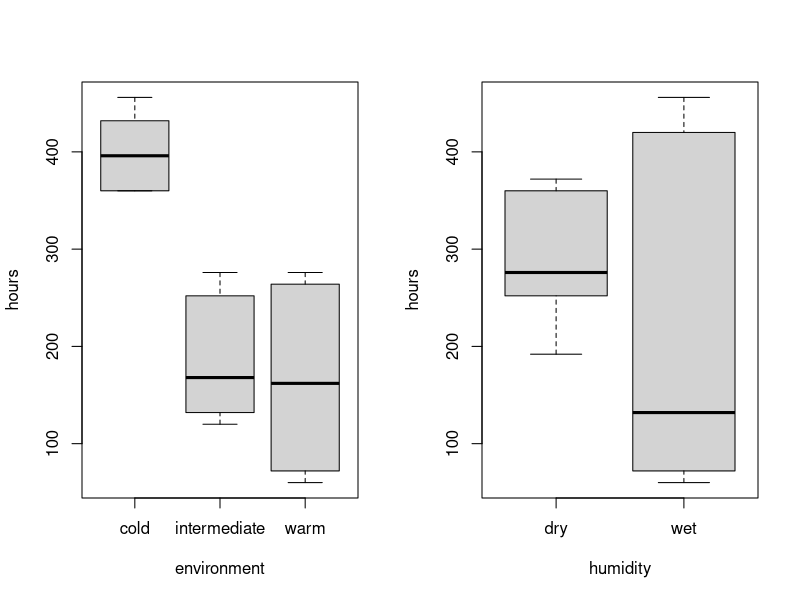
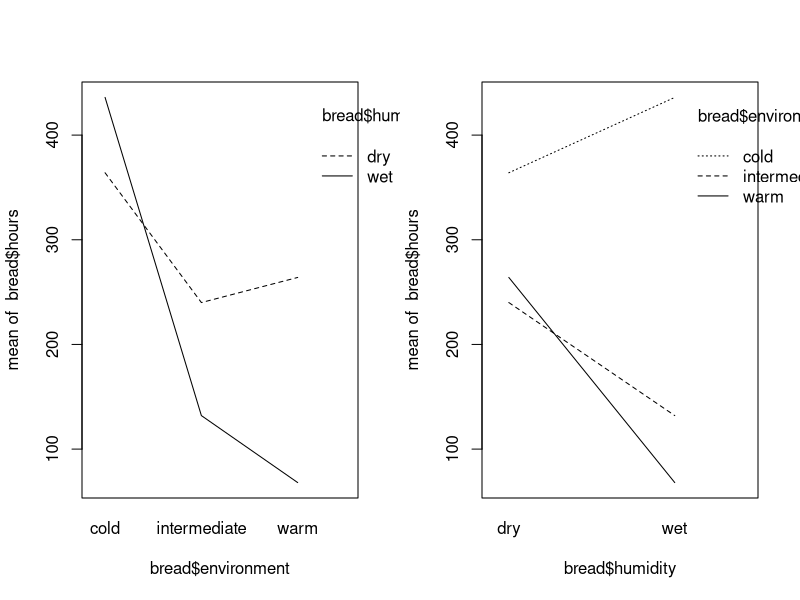
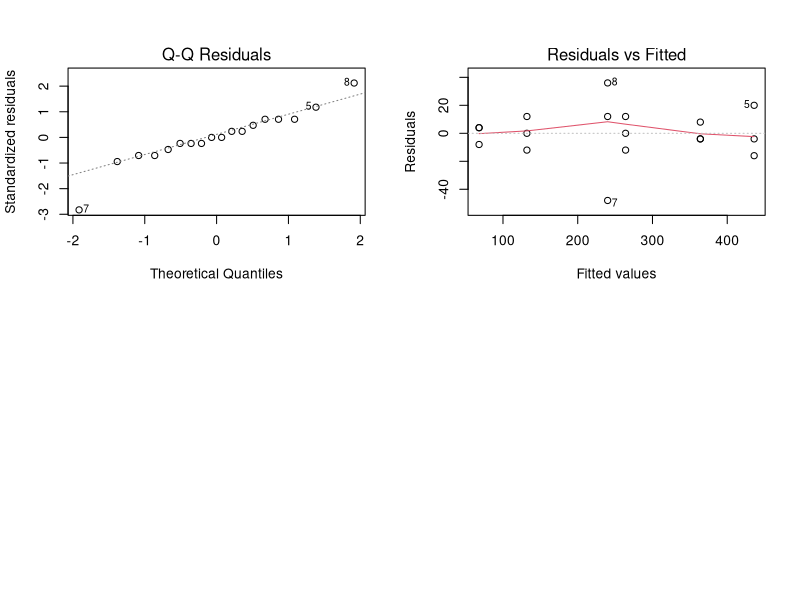
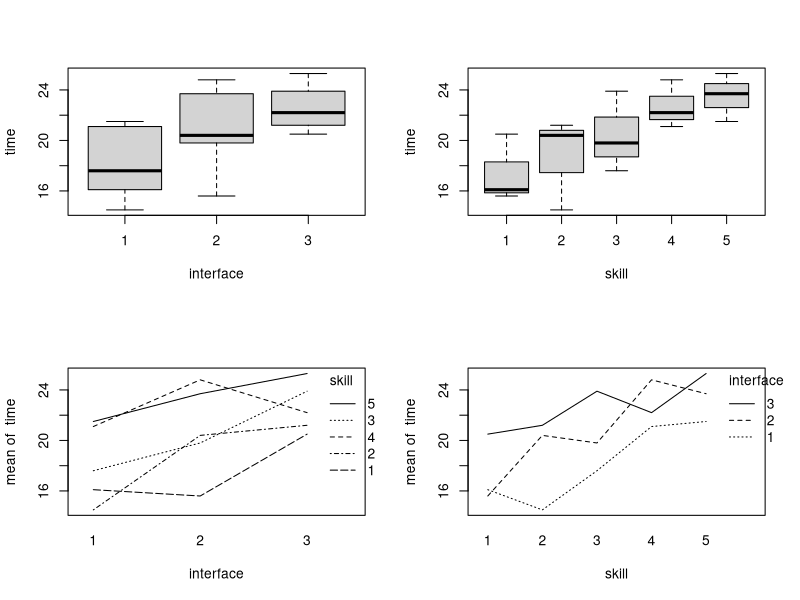
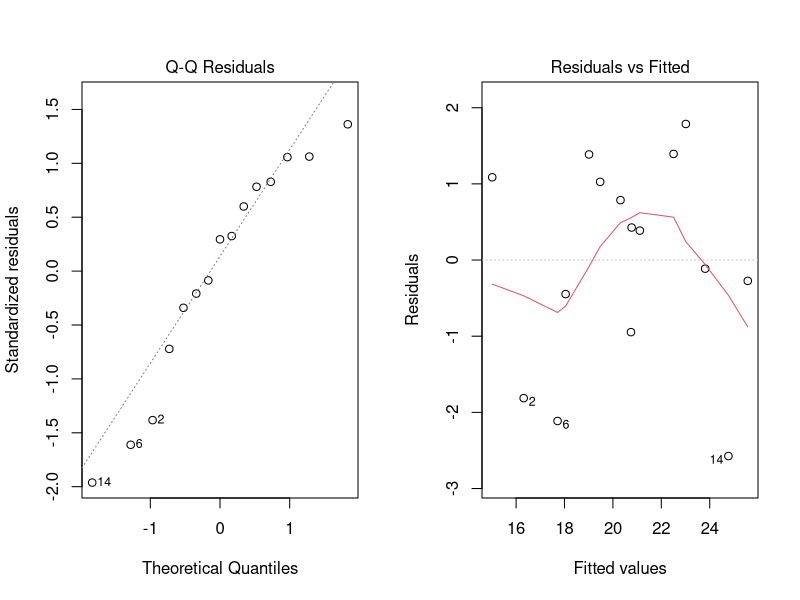
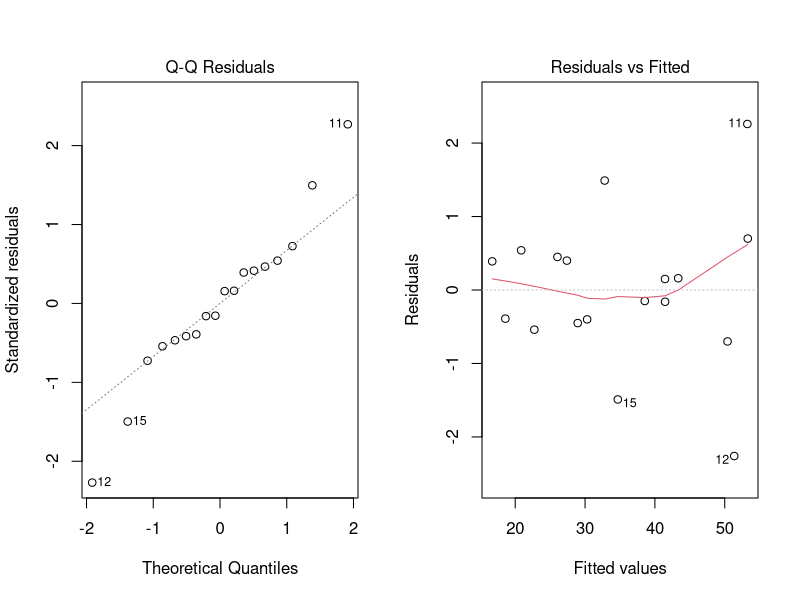
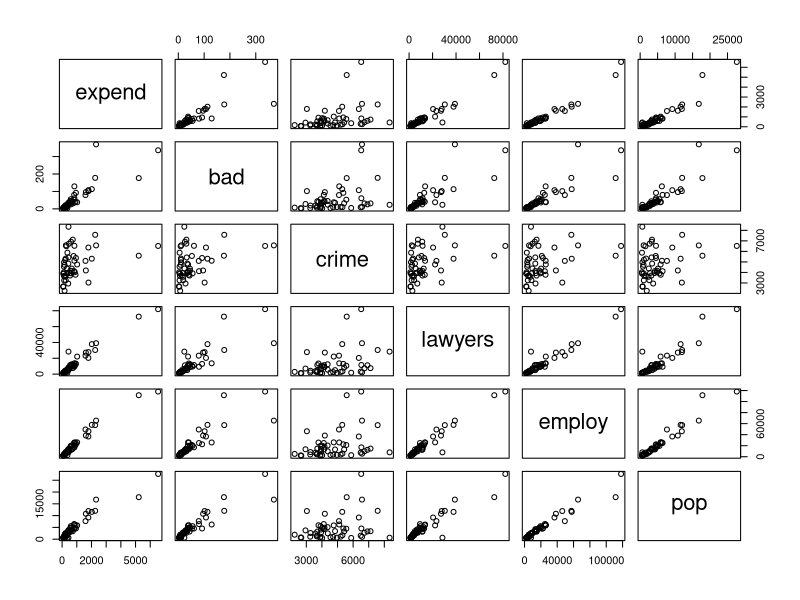
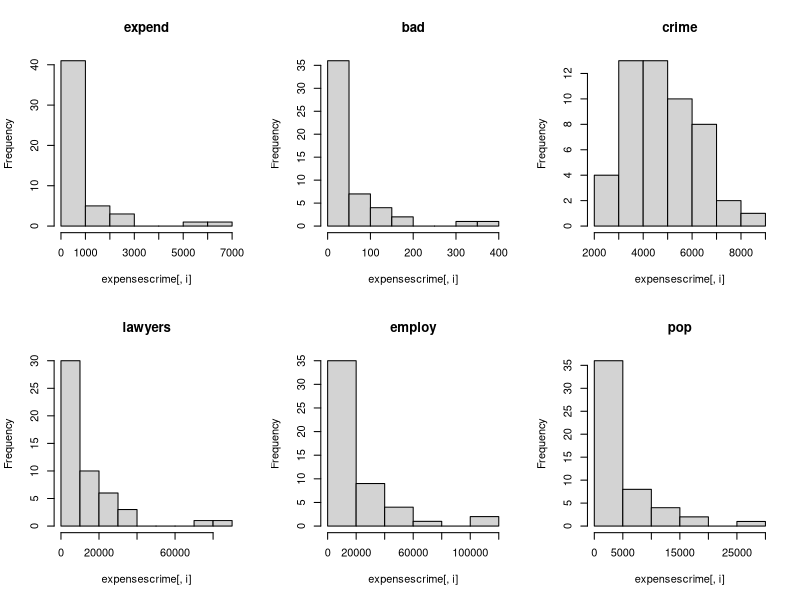

Reproduce these figures in R, in order.
## ---- chunk 1
set.seed(1234)
library("car")
library("lme4")
## ---- chunk 2
I=3; J=2; N=3
rbind(rep(1:I,each=N*J),rep(1:J,N*I),sample(1:(N*I*J)))
## ---- chunk 3
bread = read.table('bread.txt')
par(mfrow=c(1,2))
boxplot(hours~environment, data=bread); boxplot(hours~humidity, data=bread);
interaction.plot(bread$environment,bread$humidity,bread$hours); interaction.plot(bread$humidity,bread$environment,bread$hours)
## ---- chunk 4
bread = read.table('bread.txt')
bread$environment=factor(bread$environment); bread$humidity=factor(bread$humidity) 
breadlm=lm(hours~environment*humidity, data=bread); 
anova(breadlm)
## ---- chunk 5
par(mfrow=c(2,2))
plot(breadlm, 2); plot(breadlm, 1)
shapiro.test(residuals(object = breadlm))
## ---- chunk 6
I=3; B=5; N=1
for (i in 1:B) print(sample(1:15)[(I*(i-1) + 1):(I*(i-1) + 3)])
## ---- chunk 7
search = read.table('search.txt')
search$skill=as.factor(search$skill); search$interface=as.factor(search$interface);
attach(search); par(mfrow=c(2,2))
boxplot(time~interface); boxplot(time~skill);
interaction.plot(interface,skill,time); interaction.plot(skill,interface,time);
## ---- chunk 8
searchaov=lm(time~interface+skill, data=search)
anova(searchaov)
## ---- chunk 9
summary(searchaov)
15.013+2.700+3.033
## ---- chunk 10
par(mfrow=c(1,2)); plot(searchaov, 2); plot(searchaov, 1)
shapiro.test(residuals(object = searchaov))
## ---- chunk 11
attach(search); friedman.test(time, interface, skill)[[3]]
## ---- chunk 12
searchoneaov = lm(time ~ interface, data = search)
anova(searchoneaov)
## ---- chunk 13
cow=read.table("cow.txt",header=TRUE,sep=" ");
cow$id=factor(cow$id); cow$per=factor(cow$per)
cowlm=lm(milk~treatment+per+id,data=cow); anova(cowlm)
par(mfrow=c(1,2)); plot(cowlm, 2); plot(cowlm, 1)
## ---- chunk 14
summary(cowlm)
## ---- chunk 15
library(lme4); attach(cow)
cowlmer=lmer(milk~treatment+order+per+(1|id),REML=FALSE) 
summary(cowlmer)
## ---- chunk 16
cowlmer1=lmer(milk~order+per+(1|id),REML=FALSE) 
anova(cowlmer1,cowlmer)
## ---- chunk 17
attach(cow)
t.test(milk[treatment=="A"],milk[treatment=="B"],paired=TRUE)
## ---- chunk 18
nausea = read.table('nauseatable.txt')
df = data.frame(matrix(0,304,2))
names(df) <- c("naus", "medicin")
df[1:180, 1] = 1; df[181: 304, 1] = 2
df[1:100, 2] = 1; df[101:132, 2] = 2; df[133:180, 2] = 3
df[181:232, 2] = 1; df[233:267, 2] = 2; df[268:304, 2] = 3
xtabs(~medicin+naus, data=df)
## ---- chunk 19
B=1000
tstar=numeric(B)
for (i in 1:B) {
  treatstar=df
  treatstar[,2] = sample(df[,2])
  tstar[i] = chisq.test(xtabs(~medicin+naus, data = treatstar))[[1]]
}
myt = chisq.test(xtabs(~medicin+naus, data = df))[[1]]
pr=sum(tstar>myt)/B
pr
## ---- chunk 20
chisq.test(xtabs(~medicin+naus, data = df))[[3]]
## ---- chunk 21
expensescrime=read.table("expensescrime.txt",header=TRUE,sep=" ");
plot(expensescrime[,c(2,3,4,5,6,7)]);par(mfrow=c(2,3));
for (i in c(2,3,4,5,6,7)) hist(expensescrime[,i],main=names(expensescrime)[i])
## ---- chunk 22
expenselm=lm(expend~bad+crime+lawyers+employ+pop, data=expensescrime);
plot(1:51,cooks.distance(expenselm),type="b"); 
## ---- chunk 23
cooks.distance(expenselm)
## ---- chunk 24
expensescrimelm=lm(expend~bad+crime+lawyers+employ+pop, data=expensescrime) 
vif(expensescrimelm) 
## ---- chunk 25
expensescrimelm2=lm(expend~crime+lawyers+employ+pop, data=expensescrime) 
vif(expensescrimelm2) 
## ---- chunk 26
expensescrimelm3=lm(expend~crime+employ+pop, data=expensescrime) 
vif(expensescrimelm3) 
## ---- chunk 27
expensescrimelm4=lm(expend~crime+pop, data=expensescrime) 
vif(expensescrimelm4) 
## ---- chunk 28
expensescrimelm5=lm(expend~crime, data=expensescrime) 
## ---- chunk 29
summary(lm(expend~bad,data=expensescrime))[[8]]
summary(lm(expend~crime,data=expensescrime))[[8]]
summary(lm(expend~lawyers,data=expensescrime))[[8]]
summary(lm(expend~pop,data=expensescrime))[[8]]
## ---- chunk 30
summary(lm(expend~employ,data=expensescrime))[[8]]
## ---- chunk 31
summary(lm(expend~employ+bad,data=expensescrime))[[8]]
summary(lm(expend~employ+crime,data=expensescrime))[[8]]
summary(lm(expend~employ+pop,data=expensescrime))[[8]]
## ---- chunk 32
summary(lm(expend~employ+lawyers,data=expensescrime))[[8]]
## ---- chunk 33
summary(lm(expend~employ+lawyers+bad,data=expensescrime))[[8]]
summary(lm(expend~employ+lawyers+crime,data=expensescrime))[[8]]
summary(lm(expend~employ+lawyers+pop,data=expensescrime))[[8]]
## ---- chunk 34
summary(lm(expend~bad+crime+lawyers+employ+pop,data=expensescrime))
## ---- chunk 35
summary(lm(expend~bad+lawyers+employ+pop,data=expensescrime))
## ---- chunk 36
summary(lm(expend~bad+lawyers+employ,data=expensescrime))
## ---- chunk 37
summary(lm(expend~lawyers+employ,data=expensescrime))
## ---- chunk 38
attach(expensescrime); expendlm=lm(expend~lawyers+employ)
par(mfrow=c(1,2)); plot(residuals(expendlm),lawyers); plot(residuals(expendlm),employ) 
## ---- chunk 39
expensescrime$lawyers2=expensescrime$lawyers^2
expensescrime$employ2=expensescrime$employ^2
expendlm2=lm(expend~expend+lawyers+lawyers2+employ+employ2,data=expensescrime)
par(mfrow=c(1,2)); plot(residuals(expendlm2),lawyers); plot(residuals(expendlm2),employ) 
summary(expendlm2)
## ---- chunk 40
x=residuals(lm(lawyers+employ~bad+crime+pop)) 
y=residuals(lm(expend~bad+crime+pop))
plot(x,y)
## ---- chunk 41
plot(expendlm2, 2)
shapiro.test(residuals(expendlm2))
